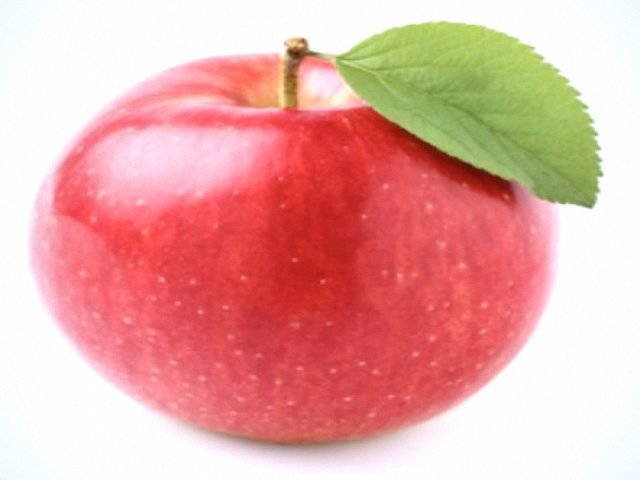
#> input picture backend/app/data/public_benchmarks/esp32_cam_benchmark/esp32_fresh_apple.jpg, 640 x 480 px
$ python -i prepare_cv_dataset.py   (imports and definitions only)   (older library calls are emulated)
#> lines starting #> are read from the running program, lines starting #| are printed output that depends on the picture; after the words box and inside, x2 and y2 are one past the last pixel; in counts of white or black regions, pixels touching at a corner belong together
#> further down, picture is the input picture: shape (480, 640, 3); mean B, G, R 165.6, 170.7, 231.5
"""
Reproducible Dataset Preparation & Validation Pipeline (v2.3 Leakage-Free & Decoupled Schema)
Project: J26-IT-333 (AI + IoT-Based Smart Restaurant Management System)
Component 3: AI-Based Multi-Modal Food Spoilage Prediction & Quality Assessment
Author: Maddumage M. S. (IT23348820)

Ingests, validates, standardizes, and partitions the public benchmark dataset
(3,202 images, 7,087 bounding boxes) with Apache 2.0 attribution manifest.
Enforces:
1. Decoupled Taxonomy (Produce Species, Ripeness, Visible Spoilage, Defect Types)
2. Strict Foreground Produce Segmentation (eliminates white background / glare mould contamination)
3. Zero-Leakage Group Partitioning by Perceptual Hash Clusters
"""

import os
import sys
import json
import time
import hashlib
import xml.etree.ElementTree as ET
from typing import Dict, List, Tuple, Any, Optional
from collections import defaultdict
import numpy as np
import cv2

# ==============================================================================
# 1. STANDARDIZED DECOUPLED TAXONOMY & LABEL SCHEMA
# ==============================================================================

SUPPORTED_SPECIES = ["Apple", "Banana", "Orange", "Strawberry"]
FALLBACK_SPECIES = "Unknown / Unsupported Produce"

RIPENESS_STAGES = ["Unripe", "Ripe / Optimal", "Overripe", "Unknown"]

SPOILAGE_CATEGORIES = [
    "No visible spoilage detected",
    "Localized visible defect",
    "Significant visible spoilage",
    "Uncertain"
]

DEFECT_TYPES = [
    "None",
    "Brown spots",
    "Bruising",
    "Discoloration",
    "Visible mould",
    "Necrotic lesions"
]

# Ground-truth transformation mappings from raw dataset labels
RAW_TAXONOMY_MAP = {
    "fresh_apple": {
        "species": "Apple",
        "ripeness": "Ripe / Optimal",
        "spoilage_category": "No visible spoilage detected",
        "spoilage_binary": 0,
        "mould_binary": 0,
        "defect_type": "None",
        "description": "Crisp harvest-fresh apple with intact cuticle."
    },
    "normal_apple": {
        "species": "Apple",
        "ripeness": "Ripe / Optimal",
        "spoilage_category": "No visible spoilage detected",
        "spoilage_binary": 0,
        "mould_binary": 0,
        "defect_type": "None",
        "description": "Standard retail ripe apple in prime culinary condition."
    },
    "rotten_apple": {
        "species": "Apple",
        "ripeness": "Overripe",
        "spoilage_category": "Significant visible spoilage",
        "spoilage_binary": 1,
        "mould_binary": 0,
        "defect_type": "Necrotic lesions",
        "description": "Decomposing apple with tissue softening and necrotic lesions."
    },
    "fresh_banana": {
        "species": "Banana",
        "ripeness": "Unripe",
        "spoilage_category": "No visible spoilage detected",
        "spoilage_binary": 0,
        "mould_binary": 0,
        "defect_type": "None",
        "description": "Firm green / underripe banana, high starch content."
    },
    "normal_banana": {
        "species": "Banana",
        "ripeness": "Ripe / Optimal",
        "spoilage_category": "No visible spoilage detected",
        "spoilage_binary": 0,
        "mould_binary": 0,
        "defect_type": "Brown spots",
        "description": "Yellow ripe banana at peak eating quality, minor sugar spotting."
    },
    "rotten_banana": {
        "species": "Banana",
        "ripeness": "Overripe",
        "spoilage_category": "Significant visible spoilage",
        "spoilage_binary": 1,
        "mould_binary": 0,
        "defect_type": "Necrotic lesions",
        "description": "Blackened senescent banana with microbial liquefaction."
    },
    "fresh_orange": {
        "species": "Orange",
        "ripeness": "Ripe / Optimal",
        "spoilage_category": "No visible spoilage detected",
        "spoilage_binary": 0,
        "mould_binary": 0,
        "defect_type": "None",
        "description": "Firm fresh citrus fruit with tight rind and high turgor."
    },
    "normal_orange": {
        "species": "Orange",
        "ripeness": "Ripe / Optimal",
        "spoilage_category": "No visible spoilage detected",
        "spoilage_binary": 0,
        "mould_binary": 0,
        "defect_type": "None",
        "description": "Ripe juicy citrus fruit ready for fresh service."
    },
    "rotten_orange": {
        "species": "Orange",
        "ripeness": "Overripe",
        "spoilage_category": "Significant visible spoilage",
        "spoilage_binary": 1,
        "mould_binary": 1,
        "defect_type": "Visible mould",
        "description": "Citrus with active Penicillium digitatum/italicum mould decay."
    },
    "fresh_strawberry": {
        "species": "Strawberry",
        "ripeness": "Ripe / Optimal",
        "spoilage_category": "No visible spoilage detected",
        "spoilage_binary": 0,
        "mould_binary": 0,
        "defect_type": "None",
        "description": "Harvest-fresh ripe strawberry with intact green calyx and firm achenes."
    },
    "normal_strawberry": {
        "species": "Strawberry",
        "ripeness": "Ripe / Optimal",
        "spoilage_category": "No visible spoilage detected",
        "spoilage_binary": 0,
        "mould_binary": 0,
        "defect_type": "None",
        "description": "Standard retail ripe strawberry in prime dessert condition."
    },
    "rotten_strawberry": {
        "species": "Strawberry",
        "ripeness": "Overripe",
        "spoilage_category": "Significant visible spoilage",
        "spoilage_binary": 1,
        "mould_binary": 1,
        "defect_type": "Visible mould",
        "description": "Decomposing strawberry with active Botrytis cinerea or Rhizopus mould."
    }
}

# ==============================================================================
# 2. IMAGE HASHING & FOREGROUND SEGMENTATION
# ==============================================================================

# [6 lines left out: function compute_image_hash, not called in this run]

def segment_produce_foreground(img_bgr: np.ndarray, target_size: Tuple[int, int] = (256, 256)) -> Tuple[np.ndarray, np.ndarray, int]:
    """
    Isolates produce foreground from background surfaces (plates, tables, walls).
    Returns:
        resized_bgr: Resized image
        fg_mask: Binary uint8 mask (255 for produce, 0 for background)
        fg_pixel_count: Number of foreground pixels
    """
#> called with target_size = (256, 256)
    resized = cv2.resize(img_bgr, target_size)
    hsv = cv2.cvtColor(resized, cv2.COLOR_BGR2HSV)
#> hsv: shape (256, 256, 3); mean H, S, V 84, 85.3, 234.5
    gray = cv2.cvtColor(resized, cv2.COLOR_BGR2GRAY)
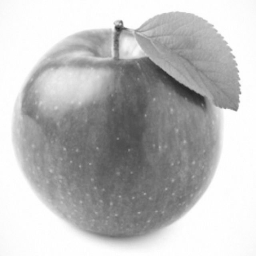
#> gray: shape (256, 256); min 39, max 255, mean 188.2

    # Estimate background from 8px outer border
    border_pixels = np.concatenate([
        resized[:8, :].reshape(-1, 3),
        resized[-8:, :].reshape(-1, 3),
        resized[:, :8].reshape(-1, 3),
        resized[:, -8:].reshape(-1, 3)
    ], axis=0)
    bg_median = np.median(border_pixels, axis=0)
#> bg_median = [254, 254, 253]

    # Color distance from border background
    bgr_diff = np.linalg.norm(resized.astype(np.float32) - bg_median, axis=2)
    sat = hsv[:, :, 1]
    val = hsv[:, :, 2]

    # Candidate fruit mask: difference from background or high chromaticity
    fg_candidate = (bgr_diff > 35) | (sat > 45) | (np.abs(val.astype(float) - float(bg_median.mean())) > 38)
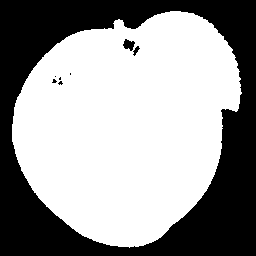
#> fg_candidate: shape (256, 256) bool; 60.5% white; 8 black regions (5 under 20 px), largest, box (x1, y1, x2, y2) and area: (0, 0, 256, 256) 25715, (123, 39, 135, 51) 90, (133, 46, 140, 56) 32

    # Morphological refinement
    kernel = cv2.getStructuringElement(cv2.MORPH_ELLIPSE, (7, 7))
    fg_clean = cv2.morphologyEx(fg_candidate.astype(np.uint8), cv2.MORPH_CLOSE, kernel, iterations=2)
#> fg_clean: shape (256, 256); values 0 (black) and 1 (white), 60.9% white; 1 black region, box (x1, y1, x2, y2) and area: (0, 0, 256, 256) 25637
    fg_clean = cv2.morphologyEx(fg_clean, cv2.MORPH_OPEN, kernel, iterations=1)
#> fg_clean: shape (256, 256); values 0 (black) and 1 (white), 60.9% white; 1 black region

    # Find largest contour representing produce specimen
    contours, _ = cv2.findContours(fg_clean, cv2.RETR_EXTERNAL, cv2.CHAIN_APPROX_SIMPLE)
#> contours = 1 contour; box (x1, y1, x2, y2) and area: (12, 11, 241, 248) 39554
    mask = np.zeros(target_size, dtype=np.uint8)

    if contours:
        c = max(contours, key=cv2.contourArea)
#> c = contour of 313 points, box (x1, y1, x2, y2) (12, 11, 241, 248), area 39554
        area = cv2.contourArea(c)
#> area = 39554
        if area > (target_size[0] * target_size[1] * 0.04): # At least 4% of frame
            cv2.drawContours(mask, [c], -1, 255, -1)
#> mask: shape (256, 256); 60.9% white; 1 black region, box (x1, y1, x2, y2) and area: (0, 0, 256, 256) 25651

    fg_pixel_count = int(np.sum(mask > 0))
#> fg_pixel_count = 39885
    if fg_pixel_count < (target_size[0] * target_size[1] * 0.05):
        # Fallback: if border estimation over-pruned, use center 80% circle
        cv2.circle(mask, (target_size[0] // 2, target_size[1] // 2), int(target_size[0] * 0.42), 255, -1)
        fg_pixel_count = int(np.sum(mask > 0))

    return resized, mask, fg_pixel_count

# ==============================================================================
# 3. 42-DIMENSIONAL FOREGROUND-ISOLATED FEATURE EXTRACTOR
# ==============================================================================

def extract_multi_domain_features(img_bgr: np.ndarray, presegmented=None) -> np.ndarray:
    """
    Extracts a 42-dimensional multi-domain visual feature vector computed
    STRICTLY on the segmented fruit foreground (eliminates white background / glare bugs):
    - 18 Color Moments (mean & std of RGB, HSV, LAB on foreground)
    - 7 Pigment & Biological indices (Green, Yellow, Red, Browning, Mould, Specular Glare, Dark Necrosis)
    - 6 Texture & Edge descriptors (Sobel gradient, Canny edge density, Laplacian variance, LBP contrast)
    - 7 Invariant Hu Moments (log-transformed)
    - 4 Geometry & Defect statistics (Defect count, Defect area %, Foreground ratio, Aspect ratio)
    """
    if presegmented is not None:
        resized, mask, fg_pixels = presegmented
    else:
        resized, mask, fg_pixels = segment_produce_foreground(img_bgr, (256, 256))
#> fg_pixels = 39885
    rgb = cv2.cvtColor(resized, cv2.COLOR_BGR2RGB)
    hsv = cv2.cvtColor(resized, cv2.COLOR_BGR2HSV)
    lab = cv2.cvtColor(resized, cv2.COLOR_BGR2LAB)
#> lab: shape (256, 256, 3); mean of channels 0, 1, 2 196.1, 150.4, 143.4
    gray = cv2.cvtColor(resized, cv2.COLOR_BGR2GRAY)

    fg_mask_bool = mask > 0
    fg_count = max(float(fg_pixels), 1.0)
#> fg_count = 39885
    total_frame_pixels = 256.0 * 256.0

    # 1. Color channel moments on foreground only -> 18 features
    r_fg = rgb[:, :, 0][fg_mask_bool]
    g_fg = rgb[:, :, 1][fg_mask_bool]
    b_fg = rgb[:, :, 2][fg_mask_bool]
    h_fg = hsv[:, :, 0][fg_mask_bool]
    s_fg = hsv[:, :, 1][fg_mask_bool]
    v_fg = hsv[:, :, 2][fg_mask_bool]
    l_fg = lab[:, :, 0][fg_mask_bool]
    a_fg = lab[:, :, 1][fg_mask_bool]
    b_lab_fg = lab[:, :, 2][fg_mask_bool]

    color_moments = [
        float(np.mean(r_fg)), float(np.std(r_fg)),
        float(np.mean(g_fg)), float(np.std(g_fg)),
        float(np.mean(b_fg)), float(np.std(b_fg)),
        float(np.mean(h_fg)), float(np.std(h_fg)),
        float(np.mean(s_fg)), float(np.std(s_fg)),
        float(np.mean(v_fg)), float(np.std(v_fg)),
        float(np.mean(l_fg)), float(np.std(l_fg)),
        float(np.mean(a_fg)), float(np.std(a_fg)),
        float(np.mean(b_lab_fg)), float(np.std(b_lab_fg))
    ]
#> color_moments = [217.6, 34.31, 117.8, 54.81, 109, 50.28, 113.5, 78.77, 138.7, 45.6, 221.9, 27.61, 159.4, 33.22, 164.7, 29.48, 153.5, 13.65]

    # 2. Biological Pigment & Defect Indices strictly on foreground -> 7 features
    # Green chlorophyll (unripe banana / Granny Smith apple)
    green_mask = fg_mask_bool & (hsv[:, :, 0] >= 33) & (hsv[:, :, 0] <= 85) & (hsv[:, :, 1] >= 40)
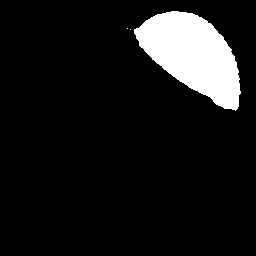
#> green_mask: shape (256, 256) bool; 9.4% white; 3 white regions (2 under 20 px), largest, box (x1, y1, x2, y2) and area: (134, 11, 241, 111) 6191
    green_ratio = float(np.sum(green_mask) / fg_count * 100.0)
#> green_ratio = 15.53

    # Yellow carotenoid (ripe banana / yellow apple)
    yellow_mask = fg_mask_bool & (hsv[:, :, 0] >= 18) & (hsv[:, :, 0] < 33) & (hsv[:, :, 1] >= 60)
#> yellow_mask: shape (256, 256) bool; 0.31% white in thin lines or dots, all inside (x1, y1, x2, y2) = (112, 20, 223, 108)
    yellow_ratio = float(np.sum(yellow_mask) / fg_count * 100.0)
#> yellow_ratio = 0.516

    # Red anthocyanin (red apple / strawberry)
    red_mask = fg_mask_bool & ((hsv[:, :, 0] < 14) | (hsv[:, :, 0] > 165)) & (hsv[:, :, 1] >= 50)
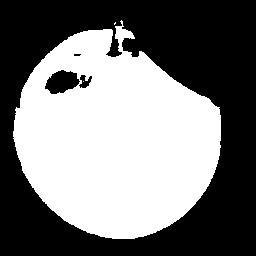
#> red_mask: shape (256, 256) bool; 47.3% white; 3 white regions (2 under 20 px), largest, box (x1, y1, x2, y2) and area: (13, 20, 221, 239) 30986
    red_ratio = float(np.sum(red_mask) / fg_count * 100.0)
#> red_ratio = 77.7

    # Specular reflection glare:
    # High luminance, low saturation highlights within foreground (peel flash reflections & gloss)
    glare_mask = fg_mask_bool & (hsv[:, :, 1] < 28) & (hsv[:, :, 2] > 220)
#> glare_mask: shape (256, 256) bool; 0.81% white; 36 white regions (33 under 20 px), largest, box (x1, y1, x2, y2) and area: (69, 225, 172, 248) 332, (124, 39, 139, 52) 95, (221, 109, 230, 116) 28
    glare_ratio = float(np.sum(glare_mask > 0) / fg_count * 100.0)
#> glare_ratio = 1.33

    # True fungal mycelium / mould spore patch (low saturation, elevated luminance, contiguous colony, not specular glare)
    # Fungal hyphae: S < 48, V in [75, 235], area >= 35 px, not specular glare
    cand_mould_raw = fg_mask_bool & (hsv[:, :, 1] < 48) & (hsv[:, :, 2] >= 75) & (~glare_mask)
#> cand_mould_raw: shape (256, 256) bool; 2.4% white; 83 white regions (75 under 20 px), largest, box (x1, y1, x2, y2) and area: (45, 71, 79, 94) 501, (62, 217, 182, 244) 373, (12, 93, 23, 172) 135
    num_m, m_labels, m_stats, _ = cv2.connectedComponentsWithStats(cand_mould_raw.astype(np.uint8))
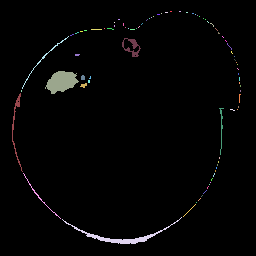
#> m_labels: shape (256, 256) int32; 84 distinct labels, from 0 to 83; one colour per label, 0 black
#> num_m = 84; m_stats = 84 rows, first 6: [0, 0, 256, 256, 63946], [170, 11, 2, 1, 2], [179, 11, 2, 1, 2], [161, 13, 1, 1, 1], [165, 12, 3, 1, 3], [186, 12, 2, 1, 2]
    mould_mask = np.zeros_like(mask)
    for mi in range(1, num_m):
        if m_stats[mi, cv2.CC_STAT_AREA] >= 35:
            mould_mask[m_labels == mi] = 255
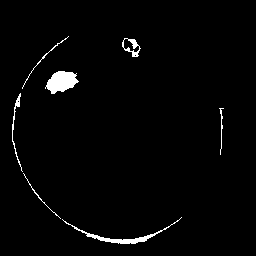
#> mould_mask: shape (256, 256); 2% white; 7 white regions, largest, box (x1, y1, x2, y2) and area: (45, 71, 79, 94) 501, (62, 217, 182, 244) 373, (12, 93, 23, 172) 135
    mould_coverage = float(np.sum(mould_mask > 0) / fg_count * 100.0)
#> mould_coverage = 3.37

    # Dark necrotic rot / sunken lesions (very low luminance on fruit skin)
    necrotic_mask = fg_mask_bool & (hsv[:, :, 2] < 50) & (hsv[:, :, 1] < 100)
#> necrotic_mask: shape (256, 256) bool; every value is 0
    necrotic_ratio = float(np.sum(necrotic_mask) / fg_count * 100.0)
#> necrotic_ratio = 0

    # Biological browning (enzymatic melanin: darker brownish hues, distinct from clean red peels)
    brown_mask = fg_mask_bool & (hsv[:, :, 0] >= 10) & (hsv[:, :, 0] <= 26) & (hsv[:, :, 1] >= 35) & (hsv[:, :, 1] <= 130) & (hsv[:, :, 2] >= 45) & (hsv[:, :, 2] <= 135)
#> brown_mask: shape (256, 256) bool; 0.01% white in thin lines or dots, all inside (x1, y1, x2, y2) = (115, 28, 190, 89)
    browning_ratio = float(np.sum(brown_mask) / fg_count * 100.0)
#> browning_ratio = 0.0176

    pigment_indices = [
        green_ratio, yellow_ratio, red_ratio,
        glare_ratio, mould_coverage, necrotic_ratio, browning_ratio
    ]
#> pigment_indices = [15.53, 0.516, 77.7, 1.33, 3.37, 0, 0.0176]

    # 3. Surface Texture & Gradients on Foreground -> 6 features
    gray_fg = gray.copy()
    gray_fg[~fg_mask_bool] = 0

    sobelx = cv2.Sobel(gray, cv2.CV_64F, 1, 0, ksize=3)
    sobely = cv2.Sobel(gray, cv2.CV_64F, 0, 1, ksize=3)
    grad_mag = np.sqrt(sobelx**2 + sobely**2)
    grad_fg = grad_mag[fg_mask_bool]

    gradient_mean = float(np.mean(grad_fg)) if len(grad_fg) > 0 else 0.0
#> gradient_mean = 42.01
    gradient_std = float(np.std(grad_fg)) if len(grad_fg) > 0 else 0.0
#> gradient_std = 47.04

    edges = cv2.Canny(gray, 40, 130)
#> edges: shape (256, 256); 6% white in thin lines or dots, all inside (x1, y1, x2, y2) = (12, 11, 242, 240)
    edge_fg = edges[fg_mask_bool]
    edge_density = float(np.sum(edge_fg > 0) / fg_count * 100.0)
#> edge_density = 9.54

    laplacian_full = np.abs(cv2.Laplacian(gray, cv2.CV_64F))
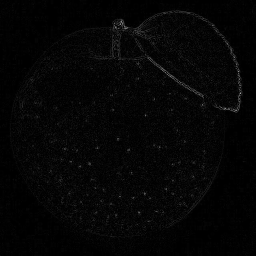
#> laplacian_full: shape (256, 256) float64; min 0, max 162, mean 5.1
    lap_fg = laplacian_full[fg_mask_bool]
    laplacian_mean = float(np.mean(lap_fg)) if len(lap_fg) > 0 else 0.0
#> laplacian_mean = 7.18
    laplacian_var = float(np.var(lap_fg)) if len(lap_fg) > 0 else 0.0
#> laplacian_var = 73.62

    # Local intensity variance (roughness)
    intensity_std = float(np.std(gray[fg_mask_bool])) if len(gray[fg_mask_bool]) > 0 else 0.0
#> intensity_std = 38.62

    texture_features = [
        gradient_mean, gradient_std, edge_density,
        laplacian_mean, laplacian_var, intensity_std
    ]
#> texture_features = [42.01, 47.04, 9.54, 7.18, 73.62, 38.62]

    # 4. Invariant Hu Moments (Shape & Morphological Invariants) -> 7 features
    moments = cv2.moments(mask)
#> moments = moments, m00 10170675, centre m10/m00, m01/m00 = (126.6, 124.8)
    hu = cv2.HuMoments(moments).flatten()
#> hu = [0.000643, 1.14e-08, 1.26e-11, 1.63e-13, 1.92e-25, 1.29e-17, -1.33e-25]
    log_hu = [-np.sign(h_val) * np.log10(np.abs(h_val) + 1e-10) for h_val in hu]
#> log_hu = [3.19, 7.94, 9.95, 10, 10, 10, -10]

    # 5. Defect Contours & Geometry -> 4 features
    combined_defect_binary = ((mould_mask | necrotic_mask).astype(np.uint8) * 255)
#> combined_defect_binary: shape (256, 256); values 0 (black) and 1 (white), 2% white; 7 white regions
    contours_d, _ = cv2.findContours(combined_defect_binary, cv2.RETR_EXTERNAL, cv2.CHAIN_APPROX_SIMPLE)
#> contours_d = 7 contours, 3 with area under 20; largest, box (x1, y1, x2, y2) and area: (45, 71, 79, 94) 458, (62, 217, 182, 244) 251, (122, 38, 141, 57) 202, (12, 93, 23, 172) 55
    significant_defects = [c for c in contours_d if cv2.contourArea(c) > 35]
#> significant_defects = 4 contours; box (x1, y1, x2, y2) and area: (45, 71, 79, 94) 458, (62, 217, 182, 244) 251, (122, 38, 141, 57) 202, (12, 93, 23, 172) 55
    defect_count = float(len(significant_defects))
#> defect_count = 4
    defect_area_pct = float(np.sum(combined_defect_binary > 0) / fg_count * 100.0)
#> defect_area_pct = 3.37

    fg_coverage_ratio = float(fg_pixels / total_frame_pixels * 100.0)
#> fg_coverage_ratio = 60.86

    # Aspect ratio of foreground bounding rect
    fg_contours, _ = cv2.findContours(mask, cv2.RETR_EXTERNAL, cv2.CHAIN_APPROX_SIMPLE)
#> fg_contours has the same summary as contours in segment_produce_foreground
    if fg_contours:
        bx, by, bw, bh = cv2.boundingRect(max(fg_contours, key=cv2.contourArea))
#> bx = 12; by = 11; bw = 229; bh = 237
        aspect_ratio = float(bw) / float(max(bh, 1))
#> aspect_ratio = 0.966
    else:
        aspect_ratio = 1.0

    geometry_defect_features = [defect_count, defect_area_pct, fg_coverage_ratio, aspect_ratio]
#> geometry_defect_features = [4, 3.37, 60.86, 0.966]

    # Total dimension: 18 + 7 + 6 + 7 + 4 = 42 features
    feature_vector = np.array(
        color_moments + pigment_indices + texture_features + list(log_hu) + geometry_defect_features,
        dtype=np.float32
    )
#> feature_vector = 42 values, max 221.9 at index 10, min -10 at index 37, mean 52.16
    return feature_vector

# ==============================================================================
# 4. PASCAL VOC XML PARSING
# ==============================================================================

# [269 lines left out: functions parse_voc_xml, prepare_pipeline, not called in this run]

# [7 lines not run here, left out]

>>> import cv2
>>> picture = cv2.imread('public_benchmarks/esp32_cam_benchmark/esp32_fresh_apple.jpg')
>>> result = extract_multi_domain_features(picture)
#> result has the same summary as feature_vector in extract_multi_domain_features
